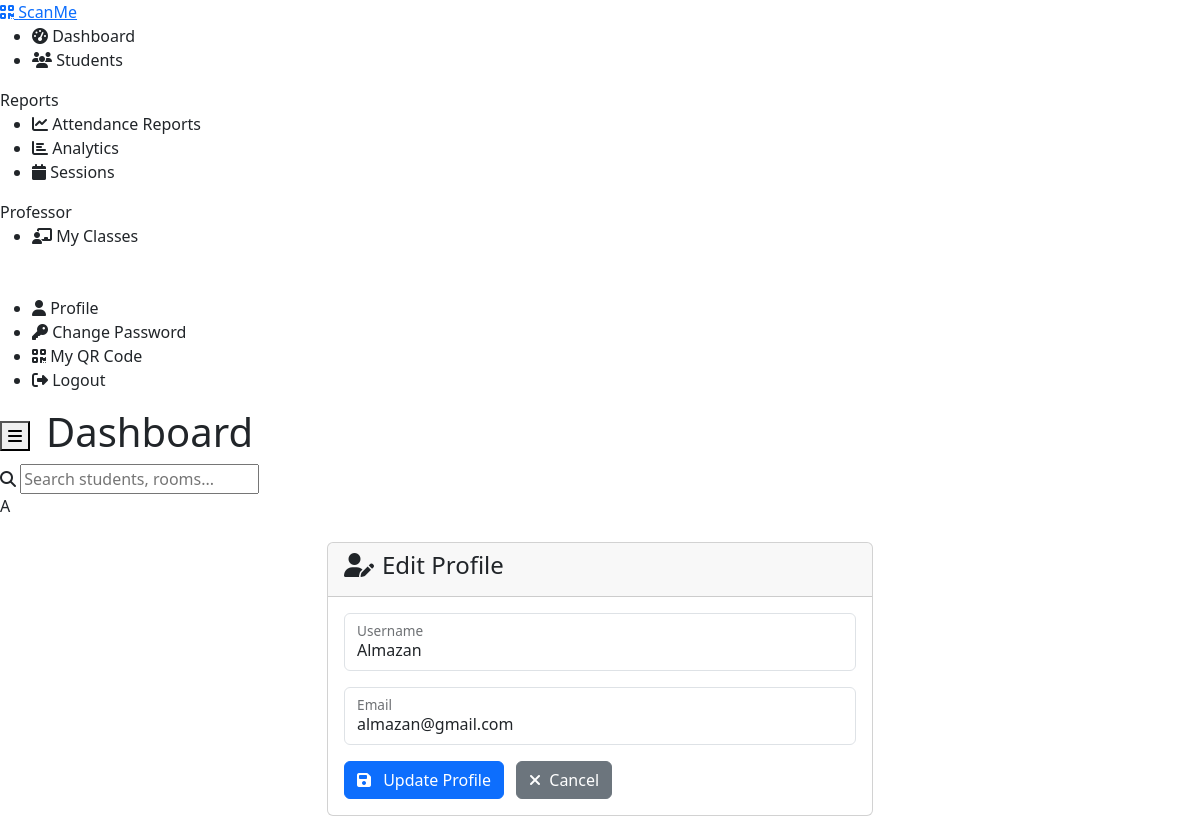
The app's page /auth/profile/edit (signed in) with its own data.
### app/models/user_model.py (models this page shows, shortened)
class User(UserMixin, db.Model):
    __tablename__ = 'users'
    id = db.Column(db.Integer, primary_key=True)
    username = db.Column(db.String(80), unique=True, nullable=False, index=True)
    email = db.Column(db.String(120), unique=True, nullable=False, index=True)
    password = db.Column(db.String(255), nullable=False)
    role = db.Column(db.String(20), nullable=False, default='student')  # admin, student, professor
    is_active = db.Column(db.Boolean, default=True, nullable=False)
    created_at = db.Column(db.DateTime, default=datetime.utcnow)
    last_login = db.Column(db.DateTime)
    attendance_records = db.relationship('AttendanceRecord', backref='scanned_by_user', lazy=True,
                                       foreign_keys='AttendanceRecord.scanned_by')
    time_in_records = db.relationship('AttendanceRecord', backref='time_in_scanned_by_user', lazy=True,
                                    foreign_keys='AttendanceRecord.time_in_scanned_by')
    time_out_records = db.relationship('AttendanceRecord', backref='time_out_scanned_by_user', lazy=True,
                                     foreign_keys='AttendanceRecord.time_out_scanned_by')
    def is_admin(self):
        return self.role == 'admin'
    def is_professor(self):
        return self.role == 'professor'
    def can_manage_students(self):
        return self.role in ['admin', 'professor']
    def can_view_reports(self):
        return self.role in ['admin', 'professor']
    def get_display_name(self):
        return self.username.title()

### app/routes/auth_routes.py (the view)
@auth_bp.route('/profile/edit', methods=['GET', 'POST'])
@login_required
def edit_profile():
    form = EditProfileForm(current_user)
    if form.validate_on_submit():
        try:
            current_user.update_profile(username=form.username.data, email=form.email.data)
            flash('Profile updated successfully!', 'success')
            return redirect(url_for('main.profile'))
        except Exception as e:
            flash(f'Error updating profile: {str(e)}', 'error')
    elif request.method == 'GET':
        form.username.data = current_user.username
        form.email.data = current_user.email
    return render_template('auth/edit_profile.html', form=form)

### app/forms/auth_forms.py (shortened to what this page needs)
class EditProfileForm(FlaskForm):
    username = StringField('Username', validators=[
        DataRequired(message='Username is required.'),
        Length(min=3, max=20, message='Username must be 3-20 characters long.')
    ], render_kw={
        'class': 'form-control',
        'placeholder': 'Enter username',
        'autocomplete': 'username'
    })
    email = StringField('Email', validators=[
        DataRequired(message='Email is required.'),
        Email(message='Please enter a valid email address.')
    ], render_kw={
        'class': 'form-control',
        'placeholder': 'Enter email address',
        'autocomplete': 'email'
    })
    def __init__(self, current_user, *args, **kwargs):
        super(EditProfileForm, self).__init__(*args, **kwargs)
        self.current_user = current_user

### app/templates/auth/edit_profile.html (shortened to what this page needs)
{% extends "base.html" %}
{% block content %}
<div class="container mt-4">
    <div class="row justify-content-center">
        <div class="col-md-8 col-lg-6">
            <div class="card">
                <div class="card-header">
                    <h4><i class="fas fa-user-edit me-2"></i>Edit Profile</h4>
                </div>
                <div class="card-body">
                    <form method="POST" action="{{ url_for('auth.edit_profile') }}" id="editProfileForm">
                        <div class="form-floating mb-3">
                            {{ form.username(class="form-control", placeholder="Username", required=True) }}
                            {{ form.username.label(class="form-label") }}
                        </div>
                        <div class="form-floating mb-3">
                            {{ form.email(class="form-control", placeholder="Email Address", required=True) }}
                            {{ form.email.label(class="form-label") }}
                        </div>
                        <button type="submit" class="btn btn-primary">
                            <i class="fas fa-save me-2"></i>
                            Update Profile
                        </button>
                        <a href="{{ url_for('main.profile') }}" class="btn btn-secondary ms-2">
                            <i class="fas fa-times me-1"></i>
                            Cancel
                        </a>
                    </form>
                </div>
            </div>
        </div>
    </div>
</div>
{% endblock %}

### app/templates/base.html (shortened to what this page needs)
<!DOCTYPE html>
<html lang="en">
<head>
    <link href="https://cdn.jsdelivr.net/npm/bootstrap@5.3.3/dist/css/bootstrap.min.css" rel="stylesheet">
    <link rel="stylesheet" href="https://cdnjs.cloudflare.com/ajax/libs/font-awesome/6.6.0/css/all.min.css"
 />
    <link rel="stylesheet" href="https://use.fontawesome.com/releases/v6.6.0/css/all.css"
 onerror="this.onerror=null;this.href='https://maxcdn.bootstrapcdn.com/font-awesome/4.7.0/css/font-awesome.min.css';" />
</head>
<body>
    {% if current_user.is_authenticated %}
    <nav class="sidebar" id="sidebar">
        <a href="{{ url_for('main.index') }}" class="sidebar-brand">
            <i class="fas fa-qrcode"></i>
            ScanMe
        </a>
        <div class="nav-group">
            <ul class="sidebar-nav">
                <li class="nav-item">
                    <a href="{{ url_for('main.dashboard') }}" class="nav-link {{ 'active' if request.endpoint == 'main.dashboard' }}">
                        <i class="fas fa-tachometer-alt"></i>
                        Dashboard
                    </a>
                </li>
                {% if current_user.is_authenticated and current_user.can_manage_students() %}
                <li class="nav-item">
                    <a href="{{ url_for('students.list_students') }}" class="nav-link {{ 'active' if 'students' in request.endpoint }}">
                        <i class="fas fa-users"></i>
                        Students
                    </a>
                </li>
                {% endif %}
            </ul>
        </div>
        {% if current_user.is_authenticated and current_user.can_view_reports() %}
        <div class="nav-group">
            <div class="nav-group-title">Reports</div>
            <ul class="sidebar-nav">
                <li class="nav-item">
                    <a href="{{ url_for('attendance.reports') }}" class="nav-link {{ 'active' if request.endpoint == 'attendance.reports' }}">
                        <i class="fas fa-chart-line"></i>
                        Attendance Reports
                    </a>
                </li>
                <li class="nav-item">
                    <a href="{{ url_for('attendance.analytics') }}" class="nav-link {{ 'active' if request.endpoint == 'attendance.analytics' }}">
                        <i class="fas fa-chart-bar"></i>
                        Analytics
                    </a>
                </li>
                <li class="nav-item">
                    <a href="{{ url_for('attendance.manage_sessions') }}" class="nav-link {{ 'active' if request.endpoint == 'attendance.manage_sessions' }}">
                        <i class="fas fa-calendar"></i>
                        Sessions
                    </a>
                </li>
            </ul>
        </div>
        {% endif %}
        {% if current_user.is_authenticated and (current_user.is_professor() or current_user.is_admin()) %}
        <div class="nav-group">
            <div class="nav-group-title">Professor</div>
            <ul class="sidebar-nav">
                <li class="nav-item">
                    <a href="{{ url_for('professor.dashboard') }}" class="nav-link {{ 'active' if request.endpoint == 'professor.dashboard' }}">
                        <i class="fas fa-chalkboard-teacher"></i>
                        My Classes
                    </a>
                </li>
            </ul>
        </div>
        {% endif %}
        <div class="nav-group" style="margin-top: auto; padding-top: 2rem;">
            <ul class="sidebar-nav">
                <li class="nav-item">
                    <a href="{{ url_for('main.profile') }}" class="nav-link {{ 'active' if request.endpoint == 'main.profile' }}">
                        <i class="fas fa-user"></i>
                        Profile
                    </a>
                </li>
                <li class="nav-item">
                    <a href="{{ url_for('auth.change_password') }}" class="nav-link {{ 'active' if request.endpoint == 'auth.change_password' }}">
                        <i class="fas fa-key"></i>
                        Change Password
                    </a>
                </li>
                <li class="nav-item">
                    <a href="{{ url_for('main.generate_my_qr') }}" class="nav-link {% if request.endpoint == 'main.generate_my_qr' %}active{% endif %}">
                        <i class="fas fa-qrcode"></i>
                        My QR Code
                    </a>
                </li>
                <li class="nav-item">
                    <button onclick="confirmLogout()" class="nav-link" style="border: none; background: none; width: 100%; text-align: left;">
                        <i class="fas fa-sign-out-alt"></i>
                        Logout
                    </button>
                </li>
            </ul>
        </div>
    </nav>
    {% endif %}
    <main class="main-content">
        {% if current_user.is_authenticated %}
        <header class="topbar">
            <div class="d-flex align-items-center">
                <button class="sidebar-toggle me-3" onclick="toggleSidebar()">
                    <i class="fas fa-bars"></i>
                </button>
                <h1 class="page-title">{% block page_title %}Dashboard{% endblock %}</h1>
            </div>
            <div class="topbar-actions">
                {% if current_user.is_authenticated %}
                <div class="search-box">
                    <i class="fas fa-search"></i>
                    <input type="text" placeholder="Search students, rooms..." id="globalSearch">
                </div>
                <div class="user-dropdown dropdown">
                    <div class="user-avatar" data-bs-toggle="dropdown" aria-expanded="false">
                        {{ current_user.username[0].upper() }}
                    </div>
                </div>
                {% endif %}
            </div>
        </header>
        {% endif %}
        <div class="content-area">
            {% block content %}{% endblock %}
        </div>
    </main>
</body>
</html>

### records on screen
User: username "A", username "Almazan", email "almazan@gmail.com"
